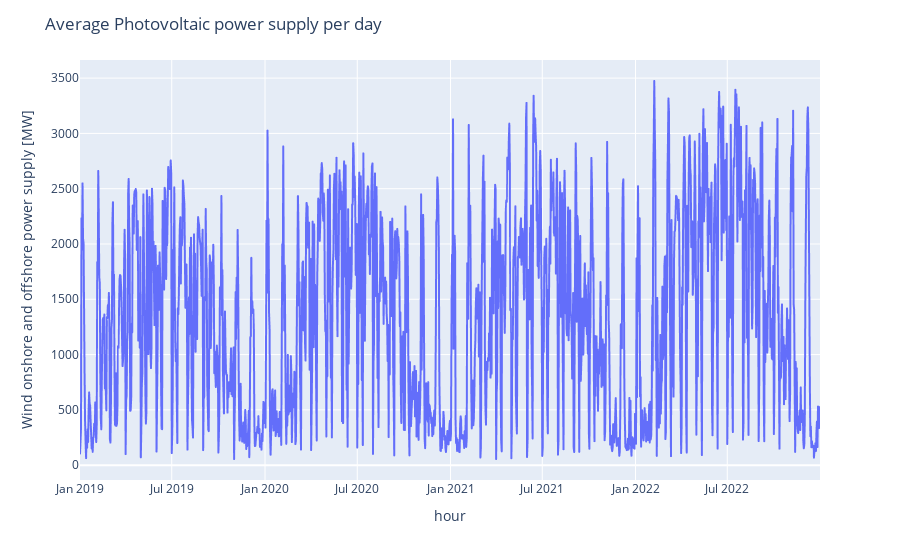

The code cell stored with this chart in its notebook:
### Code cell
df_daily.sort_values(by="timestamps", inplace=True)
df_agg = df_daily
fig = go.Figure()
x_axis = df_agg["timestamps"]

fig  = px.line(x=x_axis, y=df_agg.photo,
                    )

fig.update_layout(
    title="Average Photovoltaic power supply per day",
    xaxis_title="hour",
    yaxis_title="Wind onshore and offshore power supply [MW]",
)
fig.show()

### Figure 1 — Plotly figure (JSON) as saved in the notebook; plotly's stock layout.template omitted (floating-point values rounded to 4 significant figures; data arrays with more than 128 entries replaced by an {"elided": "..."} marker saying what was removed)
{"data": [{"hovertemplate": "x=%{x}<br>y=%{y}<extra></extra>", "legendgroup": "", "line": {"color": "#636efa", "dash": "solid"}, "marker": {"symbol": "circle"}, "mode": "lines", "name": "", "showlegend": false, "type": "scattergl", "x": {"elided": "1461 str values"}, "xaxis": "x", "y": {"elided": "1461 float values"}, "yaxis": "y"}], "layout": {"legend": {"tracegroupgap": 0}, "margin": {"t": 60}, "title": {"text": "Average Photovoltaic power supply per day"}, "xaxis": {"anchor": "y", "domain": [0, 1], "title": {"text": "hour"}}, "yaxis": {"anchor": "x", "domain": [0, 1], "title": {"text": "Wind onshore and offshore power supply [MW]"}}}}
